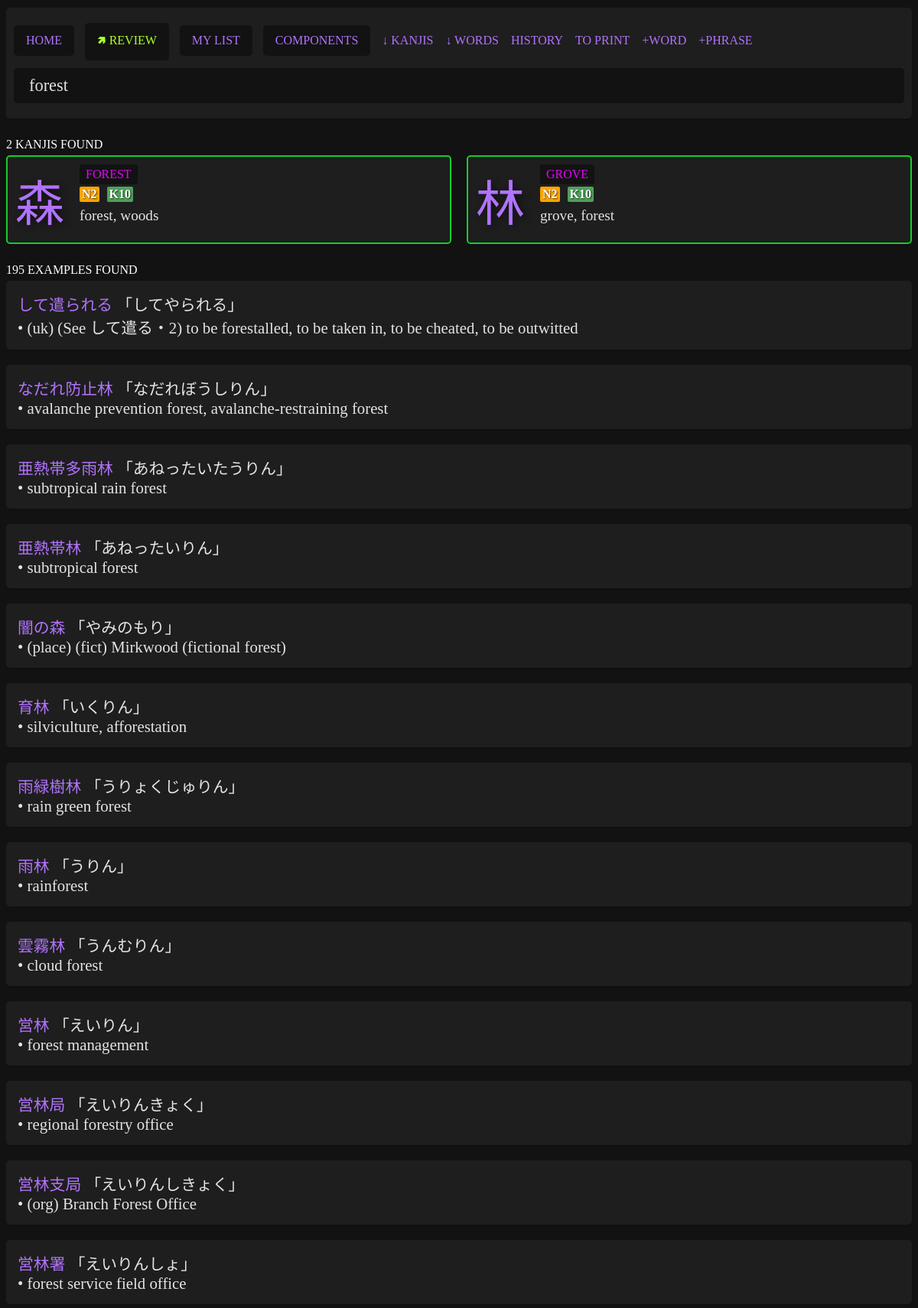
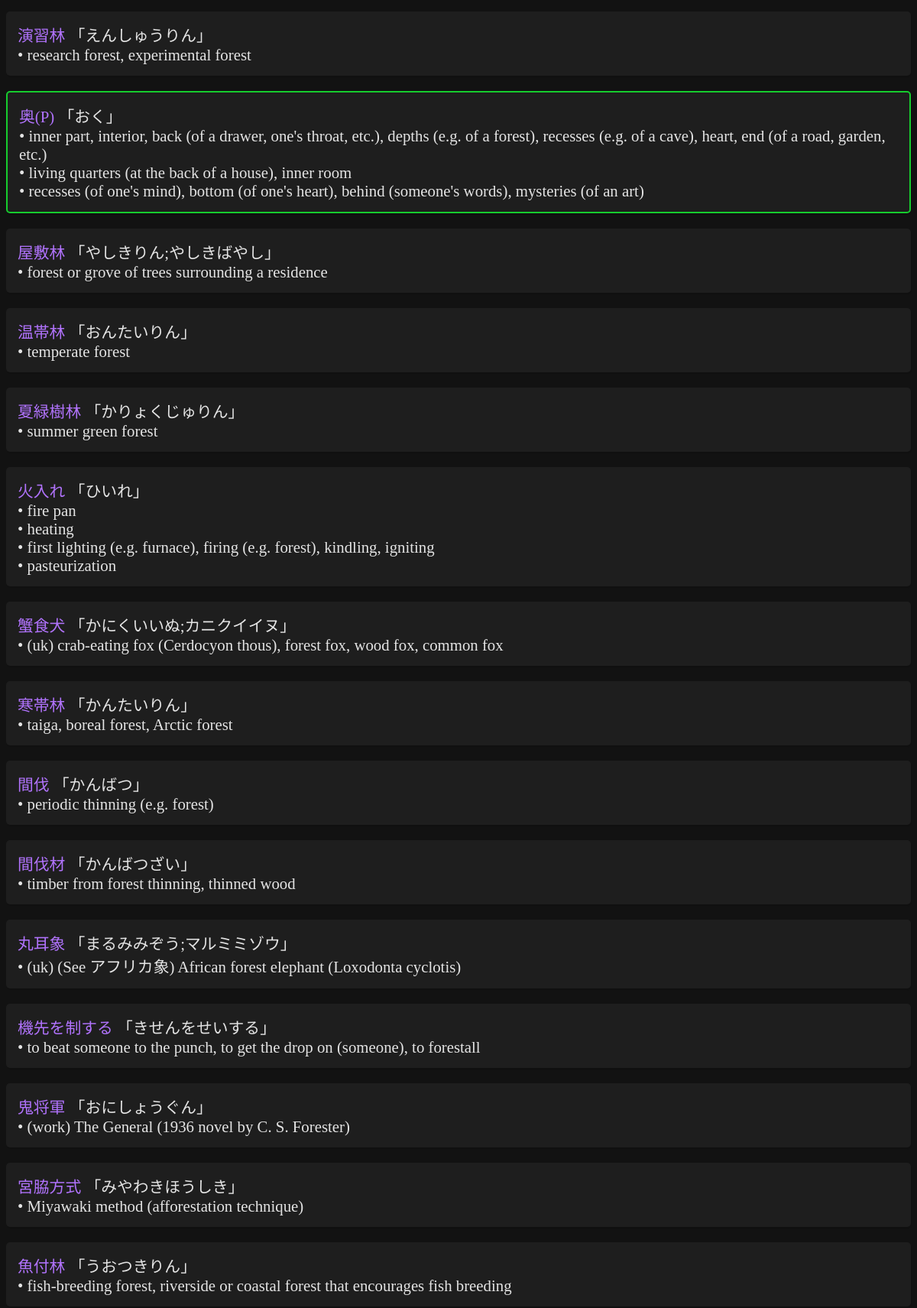
The app's page /pages/search.php?query=forest (upper part) with its own data (2 pictures, top to bottom).
### tables this page shows
CREATE TABLE "kanjis" (
	"literal"	TEXT NOT NULL UNIQUE,
	"meanings"	TEXT NOT NULL,
	"onReadings"	TEXT,
	"kunReadings"	TEXT,
	"strokes"	INTEGER,
	"jlpt"	INTEGER,
	"frequency"	INTEGER,
	"grade"	INTEGER,
	"heisg6"	INTEGER,
	"components"	TEXT,
	"other_forms"	TEXT, "kanken" INTEGER NULL, "story" TEXT NULL, "added" INTEGER NULL, "score" INTEGER NULL, "added_at" datetime, "unfinished" integer, "is_component" integer, "component_group" integer, "related" text, "ignore" integer, "keyword" text,
	PRIMARY KEY("literal")
);

### pages/search.php (the view, shortened to what this page needs)
<?php require_once "../parts/helper.php"; ?>
<?php
$myPDO = new PDO("sqlite:../data/kanjis.db");
$kanjis = [];
$examples = [];
if (isset($_GET["query"])) {
    if (empty($_GET["query"])) {
        $error = "Don't leave the search empty.";
    } else {
        $query = trim($_GET["query"]);
        if (itHasJapanese($query)) {
            if (itHasKanji($query)) {
                $kanjis = obtainKanjis($query)[0];
                $qty = count($kanjis);
                $i = 0;
                $str = "";
                foreach ($kanjis as $kanji) {
                    $i++;
                    $str .= " literal = ?";
                    if ($i != $qty) {
                        $str .= " OR";
                    }
                }
                $sql = "SELECT * FROM kanjis WHERE " . $str;
                $stmt = $myPDO->prepare($sql);
                $results = $stmt->execute($kanjis);
                $kanjis = $stmt->fetchAll();
                $sql =
                    "SELECT * FROM examples WHERE kanji LIKE ? ORDER BY JLPT DESC, LENGTH(kanji) ASC";
                $stmt = $myPDO->prepare($sql);
                $results = $stmt->execute(["%" . $query . "%"]);
                $examples = $stmt->fetchAll();
            } else {
                if (isOnlyHiragana($query)) {
                    $hiragana = $query;
                    $katakana = toKatakana($query);
                    $sql =
                        "SELECT * FROM kanjis WHERE onReadings LIKE ? OR kunReadings LIKE ?";
                    $stmt = $myPDO->prepare($sql);
                    $results = $stmt->execute([
                        "%" . $katakana . "%",
                        "%" . $hiragana . "%",
                    ]);
                    $kanjis = $stmt->fetchAll();
                    $sql =
                        "SELECT * FROM examples WHERE kana LIKE ? ORDER BY JLPT DESC, LENGTH(kanji) ASC";
                    $stmt = $myPDO->prepare($sql);
                    $results = $stmt->execute(["%" . $query . "%"]);
                    $examples = $stmt->fetchAll();
                } elseif (isOnlyKatakana($query)) {
                    $hiragana = toHiragana($query);
                    $katakana = $query;
                    $sql =
                        "SELECT * FROM kanjis WHERE onReadings LIKE ? OR kunReadings LIKE ?";
                    $stmt = $myPDO->prepare($sql);
                    $results = $stmt->execute([
                        "%" . $katakana . "%",
                        "%" . $hiragana . "%",
                    ]);
                    $kanjis = $stmt->fetchAll();
                    $sql =
                        "SELECT * FROM examples WHERE kana LIKE ?  ORDER BY JLPT DESC, LENGTH(kanji) ASC";
                    $stmt = $myPDO->prepare($sql);
                    $results = $stmt->execute(["%" . $query . "%"]);
                    $examples = $stmt->fetchAll();
                } else {
                    $error =
                        "When using kana only, use either hiragana or katakana but not both.";
                }
            }
        } else {
            if (strlen($query) <= 2) {
                $error = "The query must be 3 characters minimum for English.";
            } else {
                $sql = <<<SQL
                SELECT
                    *
                FROM kanjis
                WHERE
                    keyword LIKE ? OR
                    meanings = ? OR
                    meanings LIKE ? OR
                    meanings LIKE ? OR
                    meanings LIKE ? OR
                    meanings LIKE ?
                ORDER BY added DESC,
                CASE
                    WHEN keyword LIKE ? THEN 1
                    WHEN meanings = ? THEN 2
                    WHEN meanings LIKE ? THEN 3
                    WHEN meanings LIKE ? THEN 4
                    WHEN meanings LIKE ? THEN 5
                    WHEN meanings LIKE ? THEN 6
                END ASC
                SQL;
                $stmt = $myPDO->prepare($sql);
                $results = $stmt->execute([
                    "%" . $query . "%",
                    $query,
                    $query . ";%",
                    "%;" . $query,
                    "%;" . $query . ";%",
                    "%" . $query . "%",
                    "%" . $query . "%",
                    $query,
                    $query . ";%",
                    "%;" . $query,
                    "%;" . $query . ";%",
                    "%" . $query . "%",
                ]);
                $kanjis = $stmt->fetchAll();
                $sql = "SELECT * FROM examples WHERE meanings LIKE ?";
                $stmt = $myPDO->prepare($sql);
                $results = $stmt->execute(["%" . $query . "%"]);
                $examples = $stmt->fetchAll();
            }
        }
    }
}
?>
<?php require "../parts/header.php"; ?>
<?php if (!empty($error)): ?>
    <div class="error">
        <?php echo $error; ?>
    </div>
<?php
elseif (isset($_GET["query"])): ?>
    <?php if (!$kanjis): ?>
        <div class="card empty">
            No kanjis found.
        </div>
    <?php else: ?>
        <div class="title">
            <?php echo count($kanjis); ?> kanjis found
        </div>
        <div class="search-results-kanjis">
            <?php foreach ($kanjis as $entry): ?>
                <div class="card search<?php if ($entry["added"] == 1) {
                                            echo " added";
                                        } ?>">
                    <div class="left">
                        <div class="kanji"><a href="kanji.php?literal=<?php echo $entry["literal"]; ?>"><?php echo $entry["literal"]; ?></a></div>
                    </div>
                    <div class="right right-search">
                        <?php if ($entry["keyword"]): ?>
                            <div class="keyword">
                                <?= str_replace(";", " / ", $entry["keyword"]) ?>
                            </div>
                        <?php endif; ?>
                        <?php if (!empty($entry["jlpt"]) || !empty($entry["grade"])): ?>
                            <?php
                            $sql = "SELECT COUNT(*) FROM kanjis WHERE added = 1 AND is_component IS NULL";
                            $stmt = $myPDO->prepare($sql);
                            $stmt->execute();
                            $totalKnown = $stmt->fetchColumn();
                            ?>
                            <div class="tags">
                                <?php if (!empty($entry["jlpt"])): ?>
                                    <div class="kanji-tag <?= getImportanceJLPT(
                                                                $entry["jlpt"],
                                                                $totalKnown,
                                                            ) ?>">N<?= $entry["jlpt"] ?></div>
                                <?php endif; ?>
                                <?php if (!empty($entry["kanken"])): ?>
                                    <div class="kanji-tag <?= getImportanceKANKEN(
                                                                $entry["kanken"],
                                                                $totalKnown,
                                                            ) ?>">K<?= $entry["kanken"] ?></div>
                                <?php endif; ?>
                            </div>
                        <?php endif; ?>
                        <div class="meanings">
                            <?php echo str_replace(
                                ";",
                                ", ",
                                $entry["meanings"],
                            ); ?>
                        </div>
                    </div>
                </div>
            <?php endforeach; ?>
        </div>
    <?php endif; ?>
    <?php if (!empty($examples)): ?>
        <div class="title">
            <?php echo count($examples); ?> examples found
        </div>
        <?php foreach ($examples as $example): ?>
            <div class="card search flex-column search-word<?= $example["added"] == 1
                                                                ? " added"
                                                                : "" ?>">
                <span>
                    <a href="search.php?query=<?= $example["kanji"] ?>">
                        <?= $example["kanji"] ?>
                    </a>
                    「<?= $example["kana"] ?>」
                </span>
                <span>
                    <?= formatMeanings($example["meanings"]) ?>
                </span>
            </div>
        <?php endforeach; ?>
    <?php endif; ?>
<?php endif; ?>
<?php require "../parts/footer.php"; ?>

### data/style.css (style rules this page uses)
body { background: #121212; color: #e4e4e4; font-family: "NotoSansJP"; }
* { box-sizing: border-box; }
.flex-column { flex-direction: column; }
.card, .header, .list { position: relative; background: #1e1e1e; display: flex; border-radius: 5px; box-shadow: 1px 2px 1px rgba(0, 0, 0, 0.1); margin-bottom: 20px; }
.word.added, .card.added { border: 2px solid #16cc2e; }
.card .right { display: flex; flex-direction: column; flex-grow: 2; align-items: flex-start; padding: 10px; gap: 10px; }
.card .right.right-search { gap: 0px; }
.card .left { max-width: 190px; text-align: center; }
.card .left .kanji { font-family: "NotoSansJP", "BabelStoneHan"; font-size: 120pt; padding: 10px; text-shadow: 4px 3px 10px rgb(0 0 0 / 49%); }
.kanji-tag { font-weight: bold; text-shadow: 1px 1px 2px rgba(0, 0, 0, 0.7); }
.tags { display: flex; flex-direction: row; gap: 10px; margin-top: 3px; }
.tags .kanji-tag { padding: 1px 3px; border-radius: 2px; }
.card .right .extras div.high, .card .right .tags div.high { background-color: #50a15b; color: #ffffff; }
.card .right .extras div.medium, .card .right .tags div.medium { background-color: orange; color: #ffffff; }
.card .right .meanings { font-size: 2.2rem; margin: 50px 0 0 0; }
.card .right .keyword { font-size: 1rem; text-transform: uppercase; background-color: #121212; color: rgb(234, 0, 255); padding: 4px 8px; border-radius: 3px; }
.search-results-kanjis { display: grid; grid-template-columns: repeat(auto-fit, minmax(30%, 1fr)); gap: 20px; }
.card.search .kanji { font-size: 4em; }
.card.search .meanings { font-size: 1.2em; margin: 7px 0; }
.search-word { padding: 15px; vertical-align: middle; font-size: 1.3em; }
a, button { text-decoration: none; color: #b173fd; }
.title { text-transform: uppercase; color: #fff; padding: 5px 0; }

### records on screen
kanjis: literal "森", keyword "FOREST", jlpt "2", kanken "10", meanings "forest, woods"
kanjis: literal "林", keyword "GROVE", jlpt "2", kanken "10", meanings "grove, forest"

### other values on screen
count($kanjis) "2"
count($examples) "195"
$example["kanji"] "して遣られる"
$example["kana"] "してやられる"
formatMeanings($example["meanings"]) "• (uk) (See して遣る・2) to be forestalled, to be taken in, to be cheated, to be outwitted"
$example["kanji"] "なだれ防止林"
$example["kana"] "なだれぼうしりん"
formatMeanings($example["meanings"]) "• avalanche prevention forest, avalanche-restraining forest"
$example["kanji"] "亜熱帯多雨林"
$example["kana"] "あねったいたうりん"
formatMeanings($example["meanings"]) "• subtropical rain forest"
$example["kanji"] "亜熱帯林"
$example["kana"] "あねったいりん"
formatMeanings($example["meanings"]) "• subtropical forest"
$example["kanji"] "闇の森"
